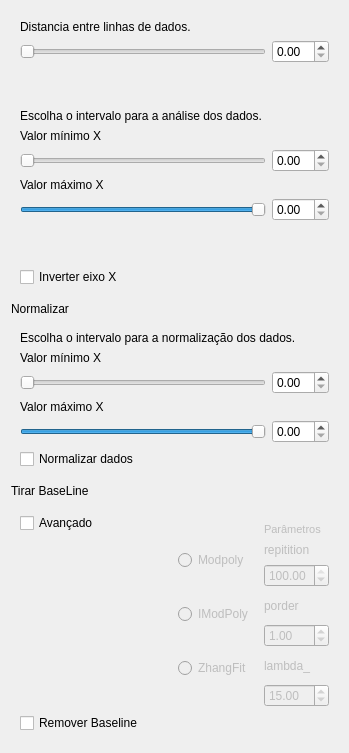
              <widget class="QWidget" name="scrollAreaWidgetContents">
               <property name="geometry">
                <rect>
                 <x>0</x>
                 <y>0</y>
                 <width>349</width>
                 <height>753</height>
                </rect>
               </property>
               <layout class="QVBoxLayout" name="verticalLayout_68">
                <item>
                 <widget class="QWidget" name="widget_15" native="true">
                  <layout class="QGridLayout" name="gridLayout_15">
                   <item row="4" column="0">
                    <widget class="QCheckBox" name="check_nverter_eixo">
                     <property name="text">
                      <string>Inverter eixo X</string>
                     </property>
                    </widget>
                   </item>
                   <item row="0" column="0">
                    <layout class="QVBoxLayout" name="verticalLayout_18">
                     <item>
                      <widget class="QLabel" name="label_17">
                       <property name="text">
                        <string>Distancia entre linhas de dados.</string>
                       </property>
                      </widget>
                     </item>
                     <item>
                      <layout class="QHBoxLayout" name="horizontalLayout_12">
                       <item>
                        <widget class="QSlider" name="Slide_distancia_linha">
                         <property name="orientation">
                          <enum>Qt::Horizontal</enum>
                         </property>
                        </widget>
                       </item>
                       <item>
                        <widget class="QDoubleSpinBox" name="Spin_distancia_linhas"/>
                       </item>
                      </layout>
                     </item>
                    </layout>
                   </item>
                   <item row="2" column="0">
                    <layout class="QVBoxLayout" name="verticalLayout_13">
                     <item>
                      <layout class="QVBoxLayout" name="verticalLayout_6">
                       <item>
                        <widget class="QLabel" name="label_2">
                         <property name="text">
                          <string>Escolha o intervalo para a análise dos dados.</string>
                         </property>
                        </widget>
                       </item>
                       <item>
                        <widget class="QLabel" name="label_3">
                         <property name="text">
                          <string>Valor mínimo X</string>
                         </property>
                        </widget>
                       </item>
                       <item>
                        <layout class="QHBoxLayout" name="horizontalLayout_7">
                         <item>
                          <widget class="QSlider" name="Slider_minimox">
                           <property name="sizePolicy">
                            <sizepolicy hsizetype="Expanding" vsizetype="Fixed">
                             <horstretch>0</horstretch>
                             <verstretch>0</verstretch>
                            </sizepolicy>
                           </property>
                           <property name="minimumSize">
                            <size>
                             <width>100</width>
                             <height>0</height>
                            </size>
                           </property>
                           <property name="tabletTracking">
                            <bool>false</bool>
                           </property>
                           <property name="acceptDrops">
                            <bool>false</bool>
                           </property>
                           <property name="orientation">
                            <enum>Qt::Horizontal</enum>
                           </property>
                          </widget>
                         </item>
                         <item>
                          <widget class="QDoubleSpinBox" name="Spin_minimox"/>
                         </item>
                        </layout>
                       </item>
                      </layout>
                     </item>
                     <item>
                      <layout class="QVBoxLayout" name="verticalLayout_10">
                       <item>
                        <widget class="QLabel" name="label_4">
                         <property name="text">
                          <string>Valor máximo X</string>
                         </property>
                        </widget>
                       </item>
                       <item>
                        <layout class="QHBoxLayout" name="horizontalLayout_9">
                         <item>
                          <widget class="QSlider" name="Slider_maximox">
                           <property name="sizePolicy">
                            <sizepolicy hsizetype="Expanding" vsizetype="Fixed">
                             <horstretch>0</horstretch>
                             <verstretch>0</verstretch>
                            </sizepolicy>
                           </property>
                           <property name="minimumSize">
                            <size>
                             <width>100</width>
                             <height>0</height>
                            </size>
                           </property>
                           <property name="tabletTracking">
                            <bool>false</bool>
                           </property>
                           <property name="acceptDrops">
                            <bool>false</bool>
                           </property>
                           <property name="maximum">
                            <number>100</number>
                           </property>
                           <property name="value">
                            <number>100</number>
                           </property>
                           <property name="sliderPosition">
                            <number>100</number>
                           </property>
                           <property name="orientation">
                            <enum>Qt::Horizontal</enum>
                           </property>
                          </widget>
                         </item>
                         <item>
                          <widget class="QDoubleSpinBox" name="Spin_maximox"/>
                         </item>
                        </layout>
                       </item>
                      </layout>
                     </item>
                    </layout>
                   </item>
                   <item row="1" column="0">
                    <spacer name="verticalSpacer">
                     <property name="orientation">
                      <enum>Qt::Vertical</enum>
                     </property>
                     <property name="sizeHint" stdset="0">
                      <size>
                       <width>20</width>
                       <height>40</height>
                      </size>
                     </property>
                    </spacer>
                   </item>
                   <item row="3" column="0">
                    <spacer name="verticalSpacer_5">
                     <property name="orientation">
                      <enum>Qt::Vertical</enum>
                     </property>
                     <property name="sizeHint" stdset="0">
                      <size>
                       <width>20</width>
                       <height>40</height>
                      </size>
                     </property>
                    </spacer>
                   </item>
                  </layout>
                 </widget>
                </item>
                <item>
                 <widget class="QLabel" name="label_44">
                  <property name="font">
                   <font>
                    <pointsize>9</pointsize>
                   </font>
                  </property>
                  <property name="text">
                   <string>Normalizar</string>
                  </property>
                 </widget>
                </item>
                <item>
                 <widget class="QWidget" name="widget_14" native="true">
                  <layout class="QVBoxLayout" name="verticalLayout_26">
                   <item>
                    <layout class="QVBoxLayout" name="verticalLayout_15">
                     <item>
                      <layout class="QVBoxLayout" name="verticalLayout_16">
                       <item>
                        <widget class="QLabel" name="label_8">
                         <property name="text">
                          <string>Escolha o intervalo para a normalização dos dados.</string>
                         </property>
                        </widget>
                       </item>
                       <item>
                        <widget class="QLabel" name="label_14">
                         <property name="text">
                          <string>Valor mínimo X</string>
                         </property>
                        </widget>
                       </item>
                       <item>
                        <layout class="QHBoxLayout" name="horizontalLayout_13">
                         <item>
                          <widget class="QSlider" name="Slider_minimox_norm">
                           <property name="sizePolicy">
                            <sizepolicy hsizetype="Expanding" vsizetype="Fixed">
                             <horstretch>0</horstretch>
                             <verstretch>0</verstretch>
                            </sizepolicy>
                           </property>
                           <property name="minimumSize">
                            <size>
                             <width>100</width>
                             <height>0</height>
                            </size>
                           </property>
                           <property name="tabletTracking">
                            <bool>false</bool>
                           </property>
                           <property name="acceptDrops">
                            <bool>false</bool>
                           </property>
                           <property name="orientation">
                            <enum>Qt::Horizontal</enum>
                           </property>
                          </widget>
                         </item>
                         <item>
                          <widget class="QDoubleSpinBox" name="Spin_minimox_norm"/>
                         </item>
                        </layout>
                       </item>
                      </layout>
                     </item>
                     <item>
                      <layout class="QVBoxLayout" name="verticalLayout_17">
                       <item>
                        <widget class="QLabel" name="label_16">
                         <property name="text">
                          <string>Valor máximo X</string>
                         </property>
                        </widget>
                       </item>
                       <item>
                        <layout class="QHBoxLayout" name="horizontalLayout_14">
                         <item>
                          <widget class="QSlider" name="Slider_maximox_norm">
                           <property name="sizePolicy">
                            <sizepolicy hsizetype="Expanding" vsizetype="Fixed">
                             <horstretch>0</horstretch>
                             <verstretch>0</verstretch>
                            </sizepolicy>
                           </property>
                           <property name="minimumSize">
                            <size>
                             <width>100</width>
                             <height>0</height>
                            </size>
                           </property>
                           <property name="tabletTracking">
                            <bool>false</bool>
                           </property>
                           <property name="acceptDrops">
                            <bool>false</bool>
                           </property>
                           <property name="maximum">
                            <number>100</number>
                           </property>
                           <property name="sliderPosition">
                            <number>100</number>
                           </property>
                           <property name="orientation">
                            <enum>Qt::Horizontal</enum>
                           </property>
                          </widget>
                         </item>
                         <item>
                          <widget class="QDoubleSpinBox" name="Spin_maximox_norm"/>
                         </item>
                        </layout>
                       </item>
                      </layout>
                     </item>
                    </layout>
                   </item>
                   <item>
                    <widget class="QCheckBox" name="check_normalizar_dados">
                     <property name="text">
                      <string>Normalizar dados</string>
                     </property>
                    </widget>
                   </item>
                  </layout>
                 </widget>
                </item>
                <item>
                 <widget class="QLabel" name="label_43">
                  <property name="font">
                   <font>
                    <pointsize>9</pointsize>
                   </font>
                  </property>
                  <property name="text">
                   <string>Tirar BaseLine</string>
                  </property>
                 </widget>
                </item>
                <item>
                 <widget class="QWidget" name="widget" native="true">
                  <layout class="QGridLayout" name="gridLayout_16">
                   <item row="0" column="0">
                    <layout class="QVBoxLayout" name="verticalLayout_24">
                     <item>
                      <widget class="QCheckBox" name="Avancado">
                       <property name="text">
                        <string>Avançado</string>
                       </property>
                      </widget>
                     </item>
                     <item>
                      <spacer name="verticalSpacer_2">
                       <property name="orientation">
                        <enum>Qt::Vertical</enum>
                       </property>
                       <property name="sizeHint" stdset="0">
                        <size>
                         <width>20</width>
                         <height>40</height>
                        </size>
                       </property>
                      </spacer>
                     </item>
                    </layout>
                   </item>
                   <item row="0" column="1">
                    <widget class="QWidget" name="widget_16" native="true">
                     <property name="enabled">
                      <bool>false</bool>
                     </property>
                     <layout class="QHBoxLayout" name="horizontalLayout">
                      <property name="spacing">
                       <number>7</number>
                      </property>
                      <property name="leftMargin">
                       <number>0</number>
                      </property>
                      <property name="topMargin">
                       <number>10</number>
                      </property>
                      <property name="rightMargin">
                       <number>0</number>
                      </property>
                      <property name="bottomMargin">
                       <number>0</number>
                      </property>
                      <item>
                       <layout class="QVBoxLayout" name="verticalLayout_19">
                        <item>
                         <widget class="QRadioButton" name="Modpoly">
                          <property name="text">
                           <string>Modpoly </string>
                          </property>
                         </widget>
                        </item>
                        <item>
                         <widget class="QRadioButton" name="ImodPloy">
                          <property name="text">
                           <string>IModPoly </string>
                          </property>
                         </widget>
                        </item>
                        <item>
                         <widget class="QRadioButton" name="Zhangfit">
                          <property name="text">
                           <string>ZhangFit </string>
                          </property>
                         </widget>
                        </item>
                       </layout>
                      </item>
                      <item>
                       <layout class="QVBoxLayout" name="verticalLayout_23">
                        <item>
                         <layout class="QVBoxLayout" name="verticalLayout_20">
                          <item>
                           <widget class="QLabel" name="label_45">
                            <property name="font">
                             <font>
                              <pointsize>8</pointsize>
                             </font>
                            </property>
                            <property name="text">
                             <string>Parâmetros</string>
                            </property>
                           </widget>
                          </item>
                          <item>
                           <widget class="QLabel" name="label_20">
                            <property name="text">
                             <string>repitition</string>
                            </property>
                           </widget>
                          </item>
                          <item>
                           <widget class="QDoubleSpinBox" name="baseline_parametro_1">
                            <property name="maximum">
                             <double>100.000000000000000</double>
                            </property>
                            <property name="value">
                             <double>100.000000000000000</double>
                            </property>
                           </widget>
                          </item>
                         </layout>
                        </item>
                        <item>
                         <layout class="QVBoxLayout" name="verticalLayout_21">
                          <item>
                           <widget class="QLabel" name="label_19">
                            <property name="text">
                             <string>porder</string>
                            </property>
                           </widget>
                          </item>
                          <item>
                           <widget class="QDoubleSpinBox" name="baseline_parametro_2">
                            <property name="value">
                             <double>1.000000000000000</double>
                            </property>
                           </widget>
                          </item>
                         </layout>
                        </item>
                        <item>
                         <layout class="QVBoxLayout" name="verticalLayout_22">
                          <item>
                           <widget class="QLabel" name="label_18">
                            <property name="text">
                             <string>lambda_</string>
                            </property>
                           </widget>
                          </item>
                          <item>
                           <widget class="QDoubleSpinBox" name="baseline_parametro_3">
                            <property name="value">
                             <double>15.000000000000000</double>
                            </property>
                           </widget>
                          </item>
                         </layout>
                        </item>
                       </layout>
                      </item>
                     </layout>
                    </widget>
                   </item>
                   <item row="1" column="0">
                    <widget class="QCheckBox" name="checkBox">
                     <property name="text">
                      <string>Remover Baseline</string>
                     </property>
                    </widget>
                   </item>
                  </layout>
                 </widget>
                </item>
               </layout>
              </widget>
